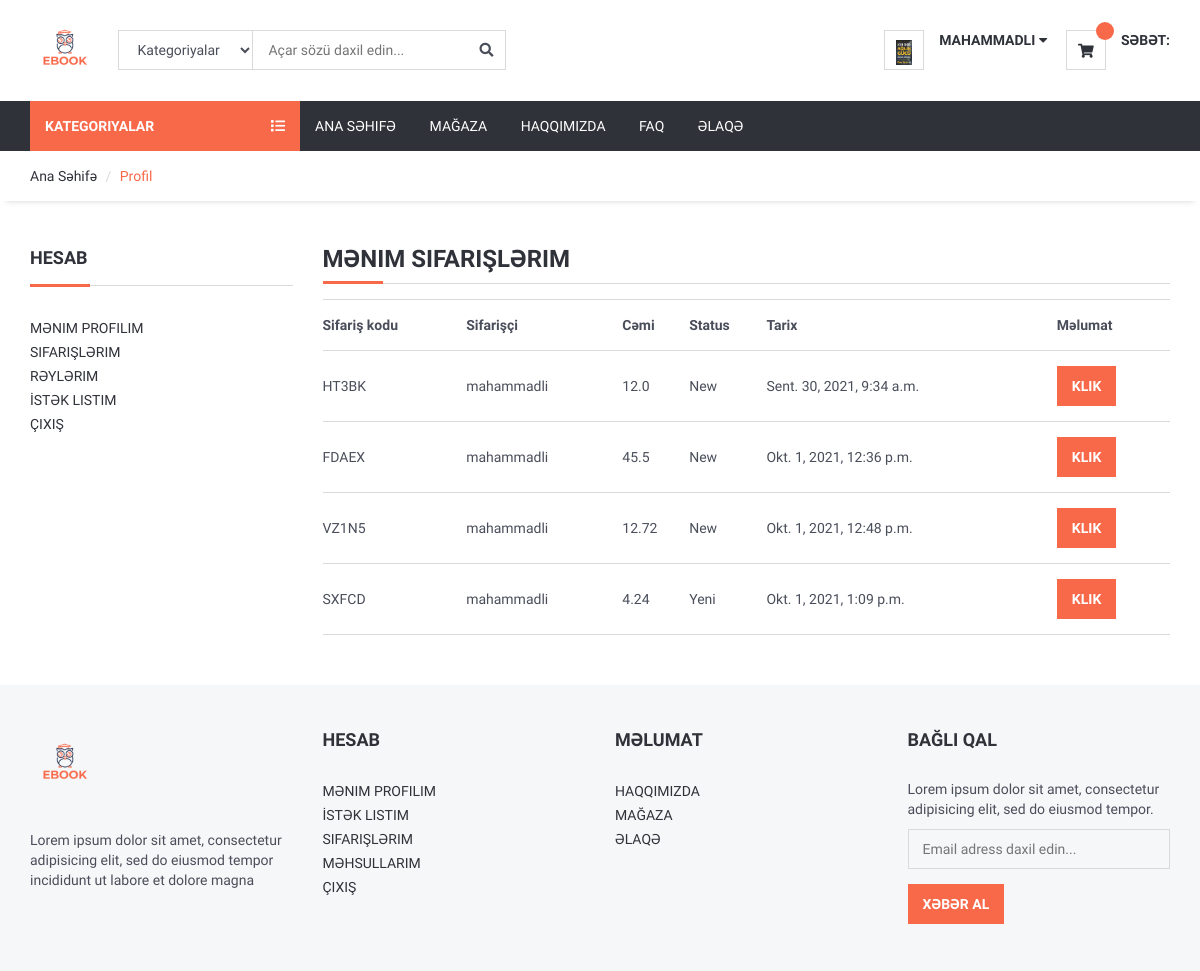
Screenshot of /user/orders/ (signed in) with the database file from the repository.
### home/models.py (models this page shows, shortened)
class UserProfile(models.Model):
    user = models.OneToOneField(User,on_delete=models.CASCADE)
    phone = models.CharField(blank=True,max_length=20)
    address = models.CharField(blank=True,max_length=150)
    city = models.CharField(blank=True,max_length=20)
    country = models.CharField(blank=True,max_length=20)
    image = models.ImageField(blank=True,upload_to='images/users/')
    def image_tag(self):
        return mark_safe('<img src ="{}" height = "25"'.format(self.image.url))
    image_tag.short_description = 'Image'

### order/models.py (models this page shows, shortened)
class Order(models.Model):
    STATUS = (
        ('Yeni','Yeni'),
        ('Qəbul olundu','Qəbul olundu'),
        ('Yolda','Yolda'),
        ('Tamamlandı','Tamamlandı'),
        ('Ləğv olundu','Ləğv olundu')
    )
    user = models.ForeignKey(User,on_delete=models.SET_NULL,null=True)
    code = models.CharField(max_length=5,editable=False)
    first_name = models.CharField(max_length=155)
    last_name = models.CharField(max_length=155)
    phone = models.CharField(blank=True,max_length=155)
    address = models.CharField(blank=True,max_length=155)
    city = models.CharField(blank=True,max_length=155)
    country = models.CharField(blank=True,max_length=155)
    total = models.FloatField()
    status = models.CharField(max_length=155,choices=STATUS,default='Yeni')
    ip = models.CharField(blank=True,max_length=55)
    adminnote = models.CharField(blank=True,max_length=100)
    create_at = models.DateTimeField(auto_now_add=True)
    update_at = models.DateTimeField(auto_now=True)

### user/views.py (the view)
# urls.py: path('orders/',views.orders,name='orders'),
@login_required(login_url='/login')
def orders(request):
    category = Category.objects.all()
    current_user = request.user
    orders = Order.objects.filter(user_id = current_user.id)
    context = {
        'category':category,
        'orders':orders,
    }
    return render(request,'user_orders.html',context)

### user/templates/user_orders.html (shortened to what this page needs)
{% extends "homebase.html" %}
{% block sidebar %}
  {% include "sidebar.html" %}
{% endblock sidebar %}
{% block content %}
<div id="breadcrumb">
    <div class="container">
        <ul class="breadcrumb">
            <li><a href="/">Ana Səhifə</a></li>
            <li class="active">Profil</li>
        </ul>
    </div>
</div>
<div class="section">
    <div class="container">
        <div class="row">
            <div class="col-md-3">
                {% include "user_panel.html" %}
            </div>
            <div class="col-md-9">
                <div class="section-title">
                    <h3 class="title">
                        Mənim Sifarişlərim
                    </h3>
                </div>
                <table class="shopping-cart-table table">
                <tr>
                    <th class="text-left">Sifariş kodu</th>
                    <th class="text-left">Sifarişçi</th>
                    <th class="text-left">Cəmi</th>
                    <th class="text-left">Status</th>
                    <th class="text-left">Tarix</th>
                    <th class="text-left">Məlumat</th>
                </tr>
                    {% for data in orders %}
                    <tr>
                        <td class="text-left">{{ data.code}}</td>
                        <td class="text-left">{{ data.first_name}}</td>
                        <td class="text-left">{{ data.total}}</td>
                        <td class="text-left">{{ data.status}}</td>
                        <td class="text-left">{{ data.create_at}}</td>
                        <td class="text-left"><a class="primary-btn" href="/user/orderdetail/{{data.id}}">Klik</a></td>
                    </tr>
                    {% endfor %}
                </table>
            </div>
        </div>
    </div>
</div>
{% endblock content %}

### home/templates/header.html (shortened to what this page needs)
{% load static %}
<header>
    <div id="header">
        <div class="container">
            <div class="pull-left">
                <div  class="header-logo">
                    <a class="logo" href="/">
                        <img  src="{%static './img/logobook.png' %}" alt="">
                    </a>
                </div>
                <div class="header-search">
                    <form action="/search/" method="post">
                        <input id="query" name="query" class="input search-input" type="text" placeholder="Açar sözü daxil edin...">
                        {% load mptt_tags %}
                        <select name="katid" class='input search-categories'>
                            <option value="0">Kategoriyalar</option>
                        </select>
                        <button class="search-btn"><i class="fa fa-search"></i></button>
                    </form>
                </div>
            </div>
            <div class="pull-right">
                <ul class="header-btns">
                    <li class="header-account dropdown default-dropdown">
                        {% if user.id is not None %}
                        <div class="dropdown-toggle" role="button" data-toggle="dropdown" aria-expanded="true">
                            <div class="header-btns-icon">
                                <img style="height: 25px;" src="{{ request.user.userprofile.image.url }}" alt="">
                            </div>
                            <strong class="text-uppercase">{{user.first_name}} <i class="fa fa-caret-down"></i></strong>
                        </div>
                        {% else %}
                        <a href="/login/" class="text-uppercase">Daxil Ol</a> / <a href="/user/register/" class="text-uppercase">Qeydiyyat</a>
                        {% endif %}
                    </li>
                    {% if request.session.cart_items == 0 %}
                    <li class="header-cart dropdown default-dropdown">
                        <a href="/">
                            <div class="header-btns-icon">
                                <i class="fa fa-shopping-cart"></i>
                                <span  class="qty">{{ request.session.cart_items }}</span>
                            </div>
                            <strong class="text-uppercase">Səbət:</strong>
                        </a>
                    </li>
                      {% else %}
                      <li class="header-cart dropdown default-dropdown">
                        <a href="/shopcart/">
                            <div class="header-btns-icon">
                                <i class="fa fa-shopping-cart"></i>
                                <span  class="qty">{{ request.session.cart_items }}</span>
                            </div>
                            <strong class="text-uppercase">Səbət:</strong>
                        </a>
                    </li>
                    {% endif %}
                </ul>
            </div>
        </div>
    </div>
</header>

### home/static/css/style.css (style rules this page uses)
body { font-family: 'Hind', sans-serif; color: #4A4E5A; overflow-x: hidden; }
h1, h2, h3, h4, h5, h6 { color: #30323A; margin: 0 0 10px; font-weight: 700; }
a { color: #30323A; -webkit-transition: 0.3s color; transition: 0.3s color; }
strong { color: #30323A; }
ul, ol { margin: 0; padding: 0; list-style: none }
.main-btn, .primary-btn { display: inline-block; padding: 10px 15px; text-transform: uppercase; font-weight: 700; border: none; -webkit-transition: 0.3s all; transition: 0.3s all; }
.primary-btn { color: #FFF; background-color: #F8694A; }
.input { width: 100%; height: 40px; padding: 0px 15px; border: none; background-color: transparent; -webkit-box-shadow: 0px 0px 0px 1px #DADADA inset, 0px 0px 0px 5px transparent; box-shadow: 0px 0px 0px 1px #DADADA inset, 0px 0px 0px 5px transparent; -webkit-transition: 0.3s all; transition: 0.3s all; }
.section { padding-top: 30px; padding-bottom: 30px; }
.section-title { position: relative; margin-bottom: 15px; margin-top: 15px; border-bottom: 1px solid #DADADA; }
.section-title .title { display: inline-block; text-transform: uppercase; }
.section-title:after { content: ""; position: absolute; left: 0; bottom: -1.5px; height: 3px; width: 60px; background-color: #F8694A; }
#breadcrumb { -webkit-box-shadow: 0px 6px 6px -6px rgba(0, 0, 0, 0.175); box-shadow: 0px 6px 6px -6px rgba(0, 0, 0, 0.175); }
.breadcrumb { background-color: transparent; border: none; border-radius: 0px; padding: 15px 0px; margin: 0; }
.breadcrumb>.active { color: #F8694A; }
.breadcrumb>li+li:before { color: #DADADA; }
#header { padding-top: 15px; padding-bottom: 15px; }
.header-logo { display: inline-block; margin-right: 15px; }
.header-logo .logo>img { width: 100%; max-height: 70px; }
.header-search { display: inline-block; padding: 15px 0px; max-width: 400px; }
.header-search>form { position: relative; }
.header-search>form .search-input { padding-left: 150px; padding-right: 45px; }
.header-search>form .search-categories { position: absolute; left: 0px; top: 0px; width: 135px; }
.header-search>form .search-btn { position: absolute; top: 0px; right: 0px; width: 40px; height: 40px; background-color: transparent; border: none; }
.header-btns>li { display: inline-block; vertical-align: top; padding: 15px 0px; }
.header-btns>li+li { margin-left: 15px; }
.header-btns>li .header-btns-icon { position: relative; float: left; margin-right: 15px; width: 40px; height: 40px; line-height: 40px; text-align: center; color: #30323A; background-color: #FFF; border: 1px solid #DADADA; }
.header-btns .dropdown-toggle { display: block; cursor: pointer; }
.header-cart .header-btns-icon .qty { position: absolute; right: -9px; top: -9px; width: 18px; height: 18px; line-height: 18px; text-align: center; font-size: 10px; background: #F8694A; color: #FFF; border-radius: 50%; }
.shopping-cart-table>tbody>tr>td, .shopping-cart-table>tbody>tr>th, .shopping-cart-table>tfoot>tr>td, .shopping-cart-table>tfoot>tr>th, .shopping-cart-table>thead>tr>td, .shopping-cart-table>thead>tr>th { padding: 15px 0px; vertical-align: middle; border-top: 1px solid #DADADA; }
.shopping-cart-table>tbody>tr:last-child>td { border-bottom: 1px solid #DADADA; }

### rows the page displays
Order: code "HT3BK", first_name "mahammadli", total "12.0", status "New", create_at "Sent. 30, 2021, 9:34 a.m."
Order: code "FDAEX", first_name "mahammadli", total "45.5", status "New", create_at "Okt. 1, 2021, 12:36 p.m."
Order: code "VZ1N5", first_name "mahammadli", total "12.72", status "New", create_at "Okt. 1, 2021, 12:48 p.m."
Order: code "SXFCD", first_name "mahammadli", total "4.24", status "Yeni", create_at "Okt. 1, 2021, 1:09 p.m."

### other values shown
{{ user.first_name }} "MAHAMMADLI"
